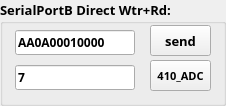
   <widget class="QGroupBox" name="groupBox_B_cmd">
    <property name="geometry">
     <rect>
      <x>450</x>
      <y>15</y>
      <width>226</width>
      <height>106</height>
     </rect>
    </property>
    <property name="font">
     <font>
      <family>微软雅黑</family>
      <pointsize>10</pointsize>
      <weight>75</weight>
      <bold>true</bold>
     </font>
    </property>
    <property name="styleSheet">
     <string notr="true">
#groupBox_B_cmd
{
	border: 2px solid orange;

    margin-top:3.3ex;
	border-radius:5px;

}
#groupBox_B_cmd::title
{
	subcontrol-origin:margin;
	color:blue;
	left:10px;
}
</string>
    </property>
    <property name="title">
     <string>SerialPortB Direct Wtr+Rd:</string>
    </property>
    <widget class="QPushButton" name="SerialPortB_Send">
     <property name="geometry">
      <rect>
       <x>150</x>
       <y>25</y>
       <width>61</width>
       <height>31</height>
      </rect>
     </property>
     <property name="font">
      <font>
       <family>微软雅黑</family>
       <pointsize>10</pointsize>
       <weight>75</weight>
       <bold>true</bold>
      </font>
     </property>
     <property name="text">
      <string>send</string>
     </property>
    </widget>
    <widget class="QLineEdit" name="SerialPortB_textEdit">
     <property name="geometry">
      <rect>
       <x>15</x>
       <y>30</y>
       <width>120</width>
       <height>25</height>
      </rect>
     </property>
     <property name="font">
      <font>
       <family>微软雅黑</family>
       <pointsize>9</pointsize>
       <weight>75</weight>
       <bold>true</bold>
      </font>
     </property>
     <property name="text">
      <string>AA0A00010000</string>
     </property>
    </widget>
    <widget class="QLineEdit" name="SerialPortB_ADC">
     <property name="geometry">
      <rect>
       <x>15</x>
       <y>65</y>
       <width>120</width>
       <height>25</height>
      </rect>
     </property>
     <property name="font">
      <font>
       <family>微软雅黑</family>
       <pointsize>9</pointsize>
       <weight>75</weight>
       <bold>true</bold>
      </font>
     </property>
     <property name="text">
      <string>7</string>
     </property>
    </widget>
    <widget class="QPushButton" name="SerialPortB_Send_7844">
     <property name="geometry">
      <rect>
       <x>150</x>
       <y>60</y>
       <width>61</width>
       <height>31</height>
      </rect>
     </property>
     <property name="font">
      <font>
       <family>微软雅黑</family>
       <pointsize>8</pointsize>
       <weight>75</weight>
       <bold>true</bold>
      </font>
     </property>
     <property name="text">
      <string>410_ADC</string>
     </property>
    </widget>
   </widget>
